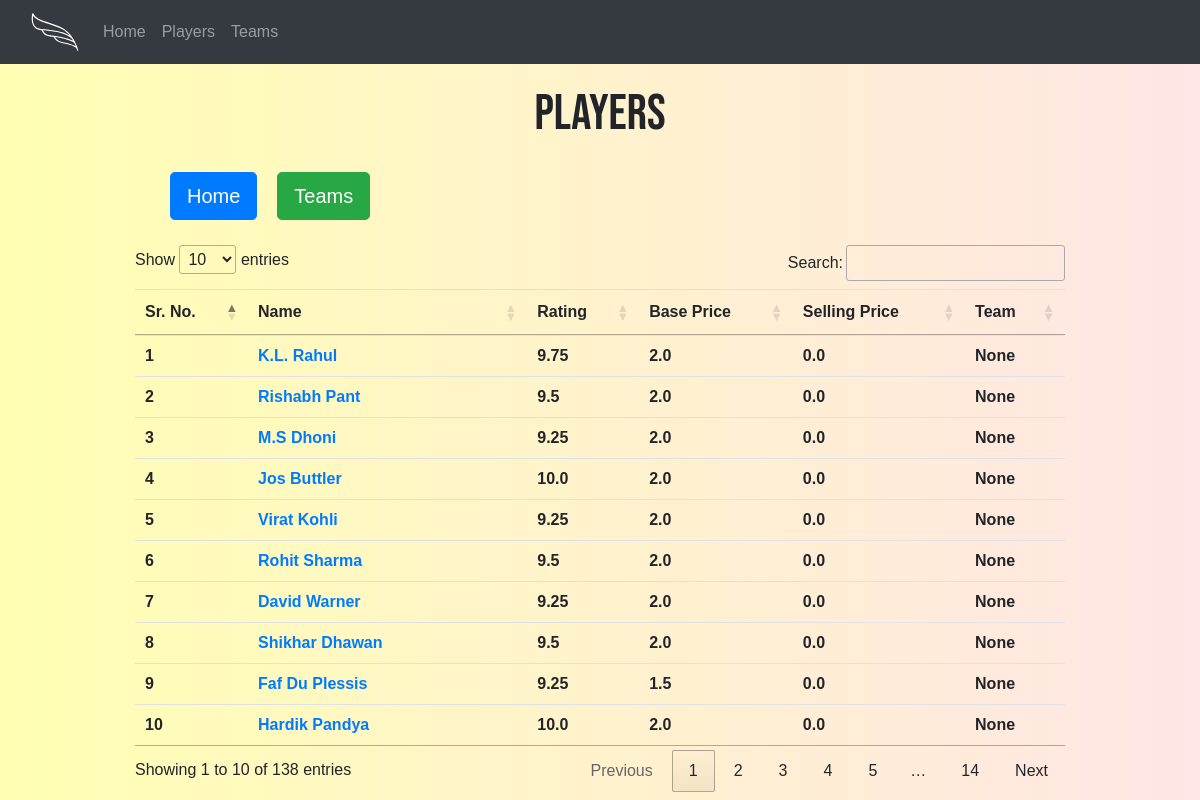
Page /players/ on the earlier database version.
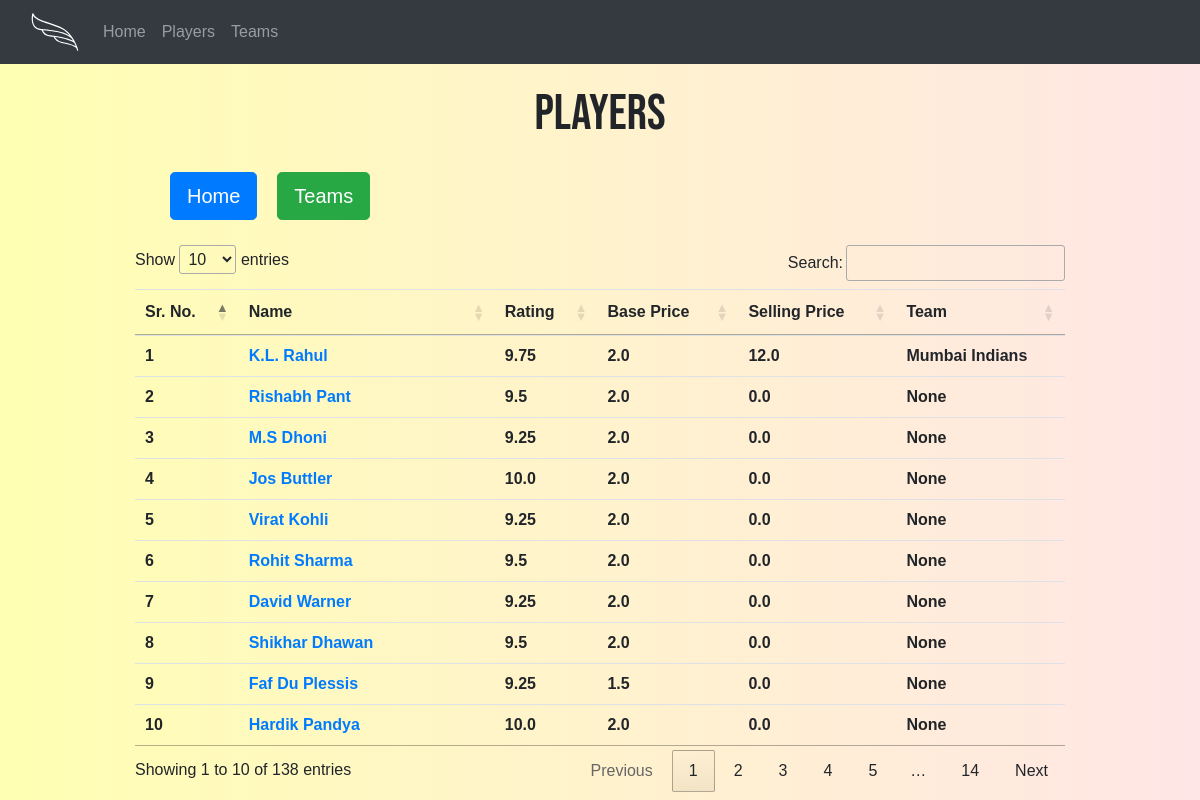
Same page on the later database version.
### teams/models.py (models this page shows, shortened)
class Player(models.Model):
    name = models.CharField(max_length=100, default="")
    base_price = models.FloatField(default=0)
    selling_price = models.FloatField(default=0)
    rating = models.FloatField(default=0)
    team = models.ForeignKey(Team, on_delete = models.PROTECT, null = True, blank = True, related_name="players")
    img = models.URLField(blank=True,null=True)

class Team(models.Model):
    name = models.CharField(max_length=100, default="")
    owner = models.CharField(max_length=100, default="")
    remaining_budget = models.FloatField(default=TOTAL_BUDGET, null=True)
    total_players = models.IntegerField(default=0, null=True)
    def __str__(self):
        return self.name

### teams/views.py (the view)
# urls.py: path('players/', players, name="players"),
def players(request):
    queryset = Player.objects.all()
    context = {
        'players':queryset,
    }
    return render(request, "teams/players.html", context)

### teams/templates/teams/players.html (shortened to what this page needs)
<!DOCTYPE html>
<html lang="en">
  <head>
    <link
      rel="stylesheet"
      href="https://cdn.jsdelivr.net/npm/bootstrap@4.3.1/dist/css/bootstrap.min.css"
    />
    <link
      rel="stylesheet"
      type="text/css"
      href="https://cdn.datatables.net/1.12.1/css/jquery.dataTables.css"
    />
  </head>
  <body>
    {% include 'teams/navbar.html' %}
    <div class="players-page">
      <div class="header">
        <h1>Players</h1>
        <div class="buttons">
        <a href="{% url 'home' %}" class="btn btn-primary btn-lg" role="button">Home</a>
        <a href="{% url 'teams' %}" class="btn btn-success btn-lg" role="button">Teams</a>
        </div>
      </div>
      <div class="container">
        <table class="table" id="myTable">
          <thead>
            <tr>
              <th>Sr. No.</th>
              <th>Name</th>
              <th>Rating</th>
              <th>Base Price</th>
              <th>Selling Price</th>
              <th>Team</th>
            </tr>
          </thead>
          <tbody>
            {% for player in players %}
            <tr>
              <th>{{ forloop.counter }}</th>
              <th><a href="{% url 'player' player.pk %}">{{player.name}}</a></th>
              <th>{{player.rating}}</th>
              <th>{{player.base_price}}</th>
              <th>{{player.selling_price}}</th>
              <th>{{player.team}}</th>
            </tr>
            {% endfor %}
          </tbody>
        </table>
      </div>
    </div>
  </body>
</html>

Differences in the rows shown:
changed Player "K.L. Rahul": selling_price "0.0" → "12.0"; team "None" → "Mumbai Indians"
